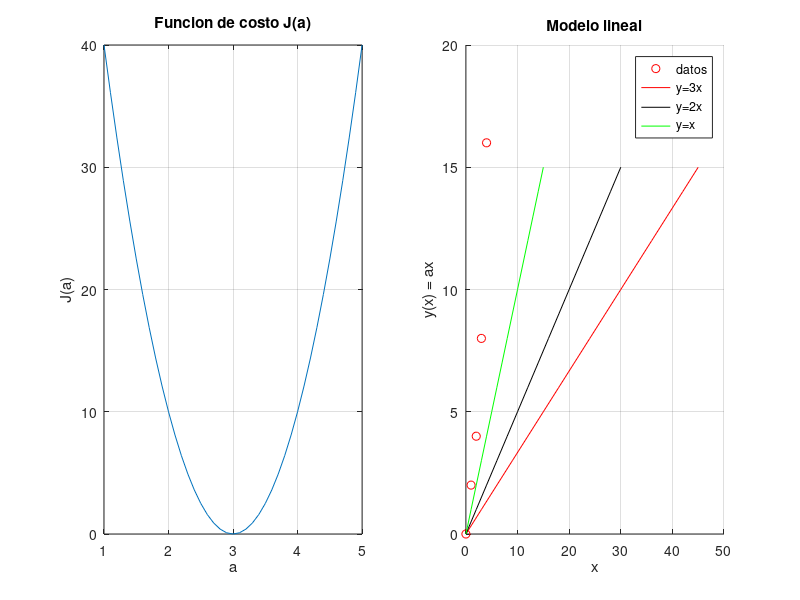

Here is the MATLAB script that generated this plot:
%{
Practica 3
%}

x = [0 1 2 3 4];         % Entrada
y = [0 2 4 8 16];        % Salida

m = 5;                   % Numero de muestras
a = 0;                   % Parametro a optimizar
J = [];                  % Funcion de costo


for a = 1:0.1:5
    J(end+1) = 1/(2*m).*sum(y-a*x).^2;
end

subplot(1,2,1);
plot(1:0.1:5, J);
title('Funcion de costo J(a)');
xlabel('a');
ylabel('J(a)');
grid on;
subplot(1,2,2);
scatter(x, y, 'r');
hold on;
plot(3*(0:15), 0:15, 'r');
plot(2*(0:15), 0:15, 'k');
plot(1*(0:15), 0:15, 'g');
legend('datos','y=3x','y=2x','y=x');
title('Modelo lineal');
xlabel('x');
ylabel('y(x) = ax');
grid on;